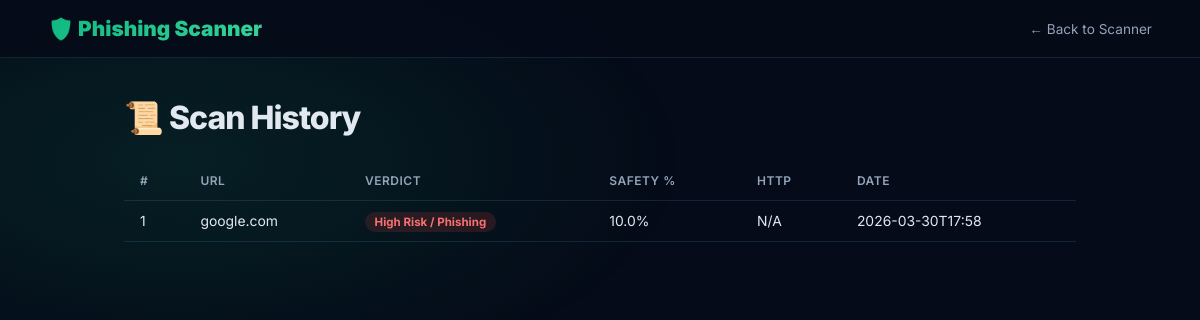
The app's page /phishing/history, older data.
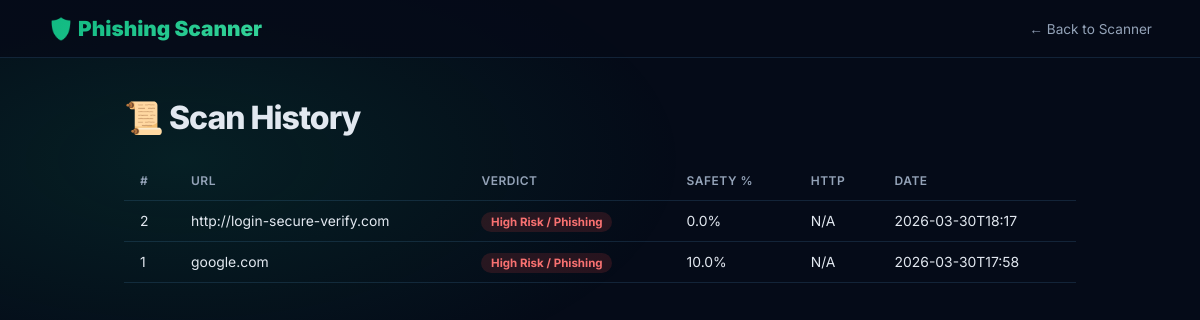
The same page, newer data.
### tables this page shows
CREATE TABLE logs (
                id INTEGER PRIMARY KEY AUTOINCREMENT,
                url TEXT, verdict TEXT, score REAL, safe_percent REAL,
                http_status INTEGER, domain_exists INTEGER, online INTEGER,
                tls_valid INTEGER, title TEXT, created_at TEXT
            );

### blueprints/phishing_bp.py (the view)
@phishing_bp.route("/history")
def history():
    db = _get_db()
    rows = db.execute("SELECT * FROM logs ORDER BY id DESC LIMIT 200").fetchall()
    return render_template("phishing_history.html", rows=rows)

### blueprints/insta_bp.py (called while the page is built)
@insta_bp.teardown_app_request
def _close_db(exc):
    db = getattr(g, "_insta_db", None)
    if db:
        db.close()

### blueprints/phishing_bp.py (called while the page is built)
def _get_db():
    db = getattr(g, "_phish_db", None)
    if db is None:
        db = g._phish_db = sqlite3.connect(DB_PATH)
        db.execute("""
            CREATE TABLE IF NOT EXISTS logs (
                id INTEGER PRIMARY KEY AUTOINCREMENT,
                url TEXT, verdict TEXT, score REAL, safe_percent REAL,
                http_status INTEGER, domain_exists INTEGER, online INTEGER,
                tls_valid INTEGER, title TEXT, created_at TEXT
            )
        """)
        db.commit()
    return db

@phishing_bp.teardown_app_request
def _close_db(exc):
    db = getattr(g, "_phish_db", None)
    if db:
        db.close()

### templates/phishing_history.html (shortened to what this page needs)
<!DOCTYPE html>
<html lang="en">
<head>
</head>
<body>
<header>
  <div class="logo">🛡️ Phishing Scanner</div>
  <a class="back" href="/phishing">← Back to Scanner</a>
</header>
<div class="container">
  <h1>📜 Scan History</h1>
  {% if rows %}
  <table>
    <thead><tr><th>#</th><th>URL</th><th>Verdict</th><th>Safety %</th><th>HTTP</th><th>Date</th></tr></thead>
    <tbody>
    {% for row in rows %}
    {% set cls = 'safe' if row[4] >= 85 else ('warn' if row[4] >= 60 else 'risky') %}
    <tr>
      <td>{{ row[0] }}</td>
      <td title="{{ row[1] }}">{{ row[1] }}</td>
      <td><span class="badge {{ cls }}">{{ row[2] }}</span></td>
      <td>{{ row[4] }}%</td>
      <td>{{ row[5] or 'N/A' }}</td>
      <td>{{ row[10][:16] if row[10] else '' }}</td>
    </tr>
    {% endfor %}
    </tbody>
  </table>
  {% else %}
  <p style="color:var(--muted);margin-top:2rem;">No scans yet.</p>
  {% endif %}
</div>
</body>
</html>

### templates/phishing_history.html (style rules this page uses)
:root { --bg:#050b18;--border:rgba(99,179,237,.15);--muted:#94a3b8;--text:#e2e8f0; }
* { box-sizing:border-box;margin:0;padding:0; }
body { font-family:'Inter',sans-serif;background:var(--bg);color:var(--text);min-height:100vh; }
body::before { content:'';position:fixed;inset:0;z-index:-1; background:radial-gradient(ellipse 70% 50% at 15% 20%,rgba(16,185,129,.12) 0%,transparent 60%); }
header { display:flex;align-items:center;justify-content:space-between;padding:1rem 3rem; border-bottom:1px solid var(--border);background:rgba(5,11,24,.8); }
.logo { font-size:1.3rem;font-weight:900;background:linear-gradient(135deg,#10b981,#34d399); -webkit-background-clip:text;-webkit-text-fill-color:transparent; }
.back { color:var(--muted);font-size:.85rem;text-decoration:none; }
.container { max-width:1000px;margin:0 auto;padding:2.5rem 1.5rem; }
h1 { font-size:2rem;font-weight:800;margin-bottom:1.5rem;letter-spacing:-1px; }
table { width:100%;border-collapse:collapse; }
th,td { padding:.75rem 1rem;text-align:left;border-bottom:1px solid var(--border);font-size:.87rem; }
th { color:var(--muted);font-weight:600;font-size:.75rem;text-transform:uppercase;letter-spacing:.5px; }
td:nth-child(2) { max-width:250px;overflow:hidden;text-overflow:ellipsis;white-space:nowrap; }
.badge { padding:.2rem .6rem;border-radius:999px;font-size:.72rem;font-weight:700; }
.risky { background:rgba(239,68,68,.15);color:#f87171; }

Row changes from the older to the newer data that the page shows:
added logs: id "2", url "http://login-secure-verify.com", verdict "High Risk / Phishing", safe_percent "0.0", row "N/A", created_at "2026-03-30T18:17"
